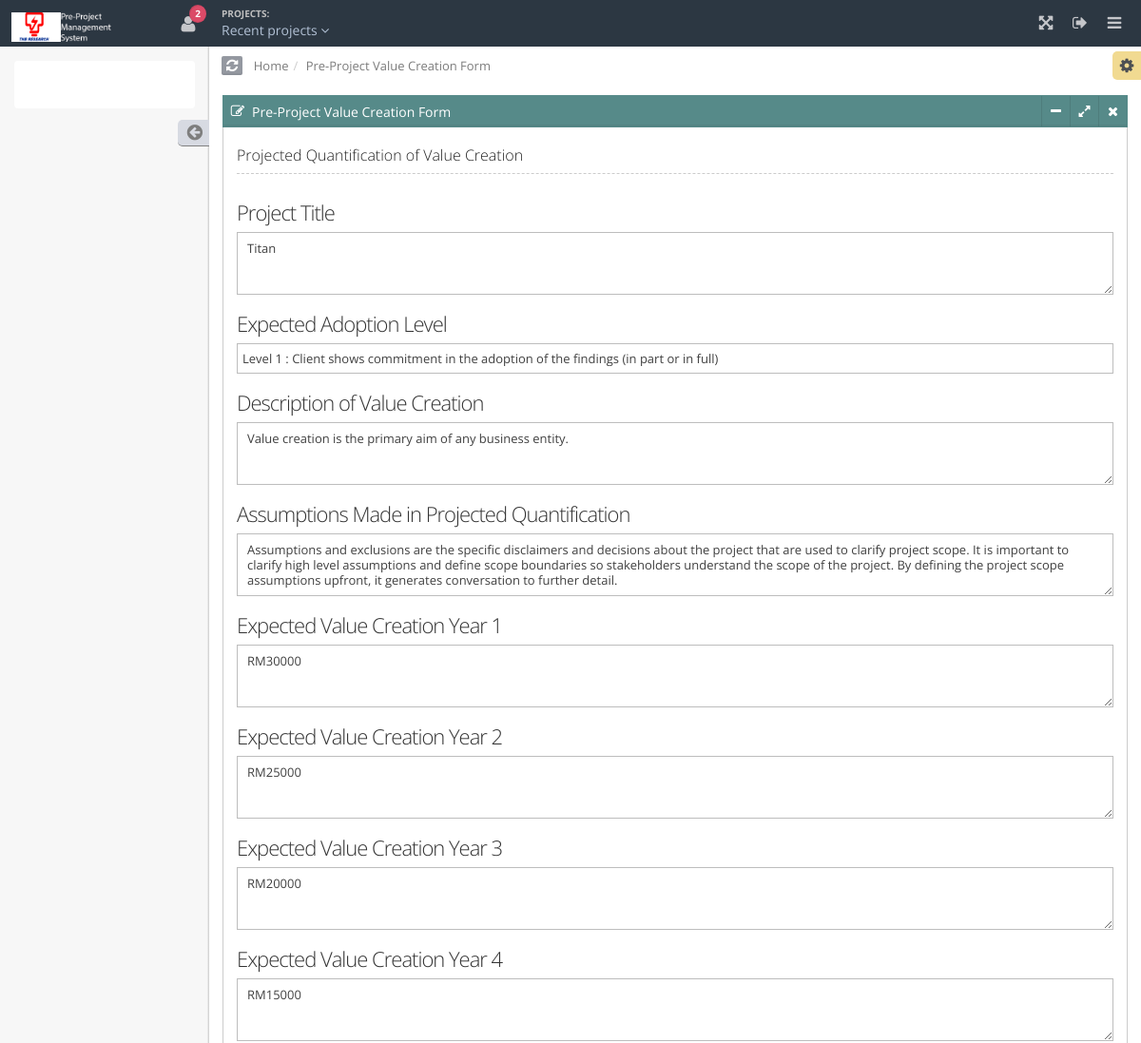
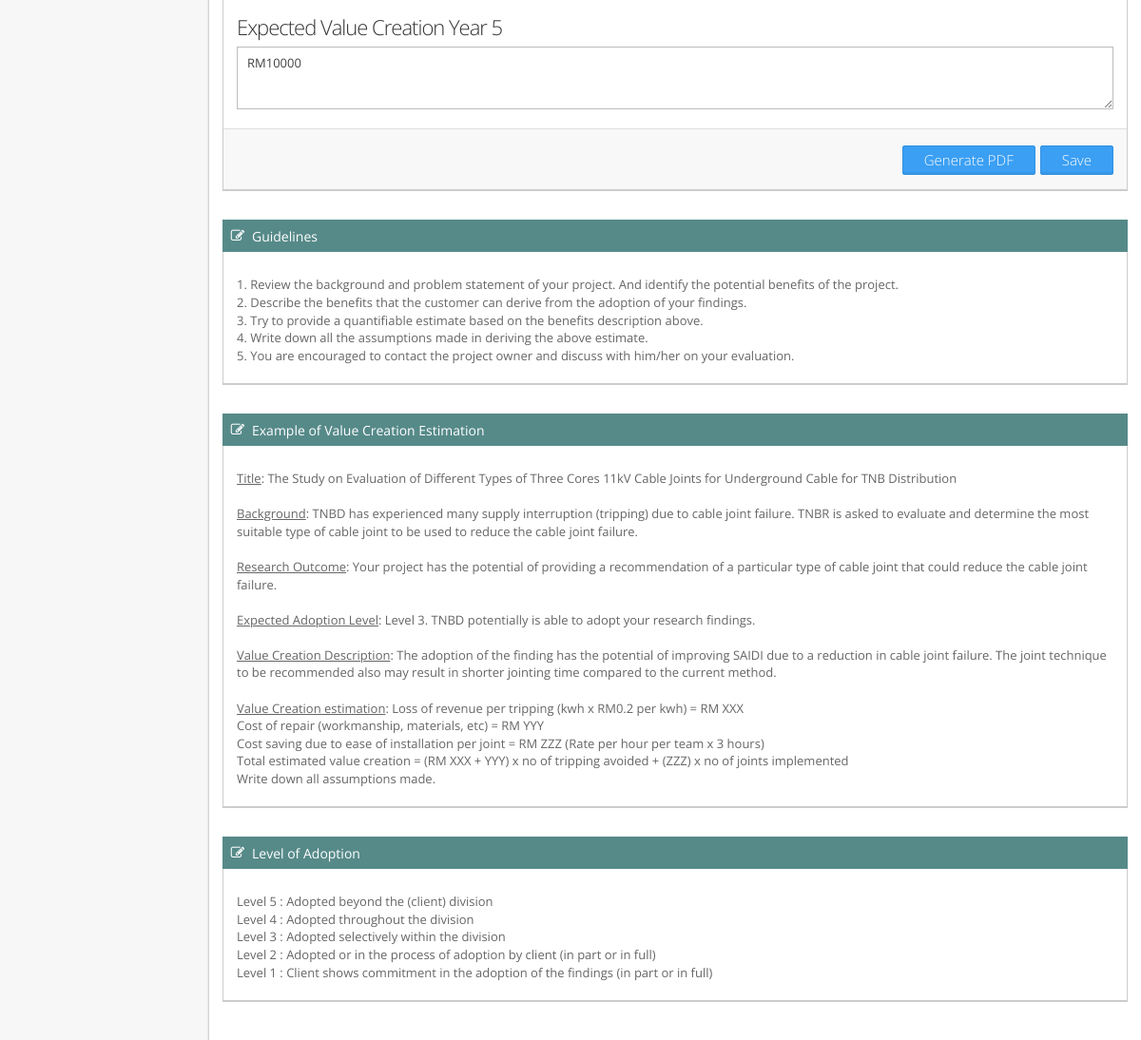
Page /pvc.php?track=880349-2018-01 on the committed database (2 pictures, top to bottom).
### tables this page shows
CREATE TABLE IF NOT EXISTS `project` (
  `id` int(15) NOT NULL AUTO_INCREMENT,
  `projectid` varchar(30) NOT NULL,
  `title` varchar(500) NOT NULL,
  `username` varchar(100) NOT NULL,
  `date_created` date NOT NULL,
  `pi_status` varchar(500) NOT NULL,
  `cir_status` varchar(500) NOT NULL,
  `pvc_status` varchar(500) NOT NULL,
  `proposal_status` varchar(500) NOT NULL,
  `pim_status` varchar(500) NOT NULL,
  `reviewer` varchar(500) NOT NULL,
  `date_send` date NOT NULL,
  `remarks` varchar(500) NOT NULL,
  `manager_status` varchar(500) NOT NULL,
  `approval_date` date NOT NULL,
  `upload_proposal_status` varchar(500) NOT NULL,
  PRIMARY KEY (`id`)
);

CREATE TABLE IF NOT EXISTS `pvc` (
  `id` int(30) NOT NULL AUTO_INCREMENT,
  `projectid` varchar(30) NOT NULL,
  `title` varchar(500) NOT NULL,
  `adoption_level` varchar(500) NOT NULL,
  `description` varchar(500) NOT NULL,
  `quantification` varchar(500) NOT NULL,
  `vc1` varchar(500) NOT NULL,
  `vc2` varchar(500) NOT NULL,
  `vc3` varchar(500) NOT NULL,
  `vc4` varchar(500) NOT NULL,
  `vc5` varchar(500) NOT NULL,
  `date_pvc` date NOT NULL,
  PRIMARY KEY (`id`)
);

### pvc.php (the view, shortened to what this page needs)
<?php
$projectid = $_GET['track'];
$q = "
SELECT * FROM pvc WHERE projectid = '$projectid'";
$r = mysql_query($q);
while ($row = mysql_fetch_array($r))
{
	$projectid = $row['projectid'];
	$adoption_level = $row['adoption_level'];
	$description = $row['description'];
	$quantification = $row['quantification'];
	$vc1 = $row['vc1'];
	$vc2 = $row['vc2'];
	$vc3 = $row['vc3'];
	$vc4 = $row['vc4'];
	$vc5 = $row['vc5'];
}
if ($adoption_level == "Level 1")
{
	$l1 = "selected";
}
elseif ($adoption_level == "Level 2")
{
	$l2 = "selected";
}
elseif ($adoption_level == "Level 3")
{
	$l3 = "selected";
}
elseif ($adoption_level == "Level 4")
{
	$l4 = "selected";
}
elseif ($adoption_level == "Level 5")
{
	$l5 = "selected";
}
elseif ($adoption_level == "Level 6")
{
	$l6 = "selected";
}
include("inc/header.php");
include("inc/nav.php");
?>
<div id="main" role="main">
	<?php
		include("inc/ribbon.php");
	?>
	<div id="content">
		<section id="widget-grid" class="">
		<div class="row">
				<article class="col-sm-12 col-md-12 col-lg-12">
					<div class="jarviswidget jarviswidget-color-teal" id="wid-id-1" data-widget-colorbutton="false" data-widget-editbutton="false" data-widget-custombutton="false">
						<header>
							<span class="widget-icon"> <i class="fa fa-edit"></i> </span>
							<h2>Pre-Project Value Creation Form</h2>
						</header>
						<div>
							<div class="widget-body no-padding">
								<form class="smart-form" method="post" action="process_pvc.php">
									<header>
										Projected Quantification of Value Creation
									</header>
									<?php
									$q = "
									SELECT * FROM project WHERE projectid = '$projectid'";
									$r = mysql_query($q);
									while ($row = mysql_fetch_array($r))
									{
										$title = $row['title'];
									}
									?>
									<fieldset>
										<section>
											<label class="label"><h2>Project Title</h2></label>
											<label class="textarea textarea-resizable">
											<textarea rows="3" class="custom-scroll" name="title"><?php echo $title; ?></textarea>
											</label>
										</section>
										<section>
											<label class="label"><h2>Expected Adoption Level</h2></label>
											<label class="select">
												<select name="adoption_level">
													<option value="Level 1" <?php echo $l1; ?>>Level 1 : Client shows commitment in the adoption of the findings (in part or in full)</option>
												</select>
											</label>
										</section>
										<section>
											<label class="label"><h2>Description of Value Creation</h2></label>
											<label class="textarea textarea-resizable">
											<textarea rows="3" class="custom-scroll" name="description"><?php echo $description; ?></textarea>
											</label>
										</section>
										<section>
											<label class="label"><h2>Assumptions Made in Projected Quantification</h2></label>
											<label class="textarea textarea-resizable">
											<textarea rows="3" class="custom-scroll" name="quantification"><?php echo $quantification; ?></textarea>
											</label>
										</section>
										<section>
											<label class="label"><h2>Expected Value Creation Year 1</h2></label>
											<label class="textarea textarea-resizable">
											<textarea rows="3" class="custom-scroll" name="vc1"><?php echo $vc1; ?></textarea>
											</label>
										</section>
										<section>
											<label class="label"><h2>Expected Value Creation Year 2</h2></label>
											<label class="textarea textarea-resizable">
											<textarea rows="3" class="custom-scroll" name="vc2"><?php echo $vc2; ?></textarea>
											</label>
										</section>
										<section>
											<label class="label"><h2>Expected Value Creation Year 3</h2></label>
											<label class="textarea textarea-resizable">
											<textarea rows="3" class="custom-scroll" name="vc3"><?php echo $vc3; ?></textarea>
											</label>
										</section>
										<section>
											<label class="label"><h2>Expected Value Creation Year 4</h2></label>
											<label class="textarea textarea-resizable">
											<textarea rows="3" class="custom-scroll" name="vc4"><?php echo $vc4; ?></textarea>
											</label>
										</section>
										<section>
											<label class="label"><h2>Expected Value Creation Year 5</h2></label>
											<label class="textarea textarea-resizable">
											<textarea rows="3" class="custom-scroll" name="vc5"><?php echo $vc5; ?></textarea>
											</label>
										</section>
									</fieldset>
										<?php
									$q = "SELECT * FROM project WHERE projectid = '$projectid'";
										$r = mysql_query($q);
										while ($row = mysql_fetch_array($r))
										{
											$pvc_status = $row['pvc_status'];
										}
										if (strpos($pvc_status,'Complete') !== false)
										{
										?>
											<footer>
												<button type="submit" class="btn btn-primary" name="button" value="save">
													Save
												</button>
												<button type="submit" class="btn btn-primary" name="button" value="pdf">
													Generate PDF
												</button>
											</footer>
										<?php
										} ?>
								</form>
							</div>
						</div>
					</div>
				</article>
				</div>
					</section>
		<section id="widget-grid" class="">
		<div class="row">
				<article class="col-sm-12 col-md-12 col-lg-12">
					<div class="jarviswidget jarviswidget-color-teal" id="wid-id-2" data-widget-colorbutton="false" data-widget-editbutton="false" data-widget-custombutton="false">
						<header>
							<span class="widget-icon"> <i class="fa fa-edit"></i> </span>
							<h2>Guidelines</h2>
						</header>
						<div>
							<div class="widget-body no-padding">
								<form class="smart-form">
									<fieldset>
										<section>
											1.	Review the background and problem statement of your project. And identify the potential benefits of the project.<br>
											2.	Describe the benefits that the customer can derive from the adoption of your findings.<br>
											3.	Try to provide a quantifiable estimate based on the benefits description above.<br>
											4.	Write down all the assumptions made in deriving the above estimate.<br>
											5.	You are encouraged to contact the project owner and discuss with him/her on your evaluation.<br>
										</section>
									</fieldset>
								</form>
							</div>
						</div>
					</div>
					<div class="jarviswidget jarviswidget-color-teal" id="wid-id-3" data-widget-colorbutton="false" data-widget-editbutton="false" data-widget-custombutton="false">
						<header>
							<span class="widget-icon"> <i class="fa fa-edit"></i> </span>
							<h2>Example of Value Creation Estimation</h2>
						</header>
						<div>
							<div class="widget-body no-padding">
								<form class="smart-form">
									<fieldset>
										<section>
											<u>Title</u>: The Study on Evaluation of Different Types of Three Cores 11kV Cable Joints for Underground Cable for TNB Distribution<br><br>
											<u>Background</u>: TNBD has experienced many supply interruption (tripping) due to cable joint failure. TNBR is asked to evaluate and determine the most suitable type of cable joint to be used to reduce the cable joint failure.
											<br><br>
											<u>Research Outcome</u>: Your project has the potential of providing a recommendation of a particular type of cable joint that could reduce the cable joint failure.
											<br><br>
											<u>Expected Adoption Level</u>: Level 3. TNBD potentially is able to adopt your research findings.
											<br><br>
											<u>Value Creation Description</u>: The adoption of the finding has the potential of improving SAIDI due to a reduction in cable joint failure. The joint technique to be recommended also may result in shorter jointing time compared to the current method.
											<br><br>
											<u>Value Creation estimation</u>:
											Loss of revenue per tripping (kwh x RM0.2 per kwh) = RM XXX<br>
											Cost of repair (workmanship, materials, etc) = RM YYY<br>
											Cost saving due to ease of installation per joint = RM ZZZ (Rate per hour per team x 3 hours) <br>
											Total estimated value creation = (RM XXX + YYY) x no of tripping avoided + (ZZZ) x no of joints implemented<br>
											Write down all assumptions made.
										</section>
									</fieldset>
								</form>
							</div>
						</div>
					</div>
					<div class="jarviswidget jarviswidget-color-teal" id="wid-id-4" data-widget-colorbutton="false" data-widget-editbutton="false" data-widget-custombutton="false">
						<header>
							<span class="widget-icon"> <i class="fa fa-edit"></i> </span>
							<h2>Level of Adoption</h2>
						</header>
						<div>
							<div class="widget-body no-padding">
								<form class="smart-form">
									<fieldset>
										<section>
											Level 5 : Adopted beyond the (client) division<br>
											Level 4 : Adopted throughout the division<br>
											Level 3 : Adopted selectively within the division<br>
											Level 2 : Adopted or in the process of adoption by client (in part or in full)<br>
											Level 1 : Client shows commitment in the adoption of the findings (in part or in full)
										</section>
									</fieldset>
								</form>
							</div>
						</div>
					</div>
				</article>
			</div>
		</section>
	</div>
</div>
<?php
	include("inc/footer.php");
?>

### css/smartadmin-skins.css (style rules this page uses)
body.smart-style-2 { background:#fff; }
.smart-style-2 .btn-primary, .smart-style-2 .smart-form .button { background-color: #3b9ff3; border-color: #3292E2; }

### rows in the picture
project: title "Titan"
pvc: description "Value creation is the primary aim of any business entity.", quantification "Assumptions and exclusions are the specific disclaimers and decisions about the project that are used to clarify project scope. It is important to clarify high level assumptions and define scope boundaries so stakeholders understand the scope of the project. By defining the project scope assumptions upfront, it generates conversation to further detail.", vc1 "RM30000", vc2 "RM25000", vc3 "RM20000", vc4 "RM15000", vc5 "RM10000"

### other values in the picture
$display "Home"
$page_title "Pre-Project Value Creation Form"
